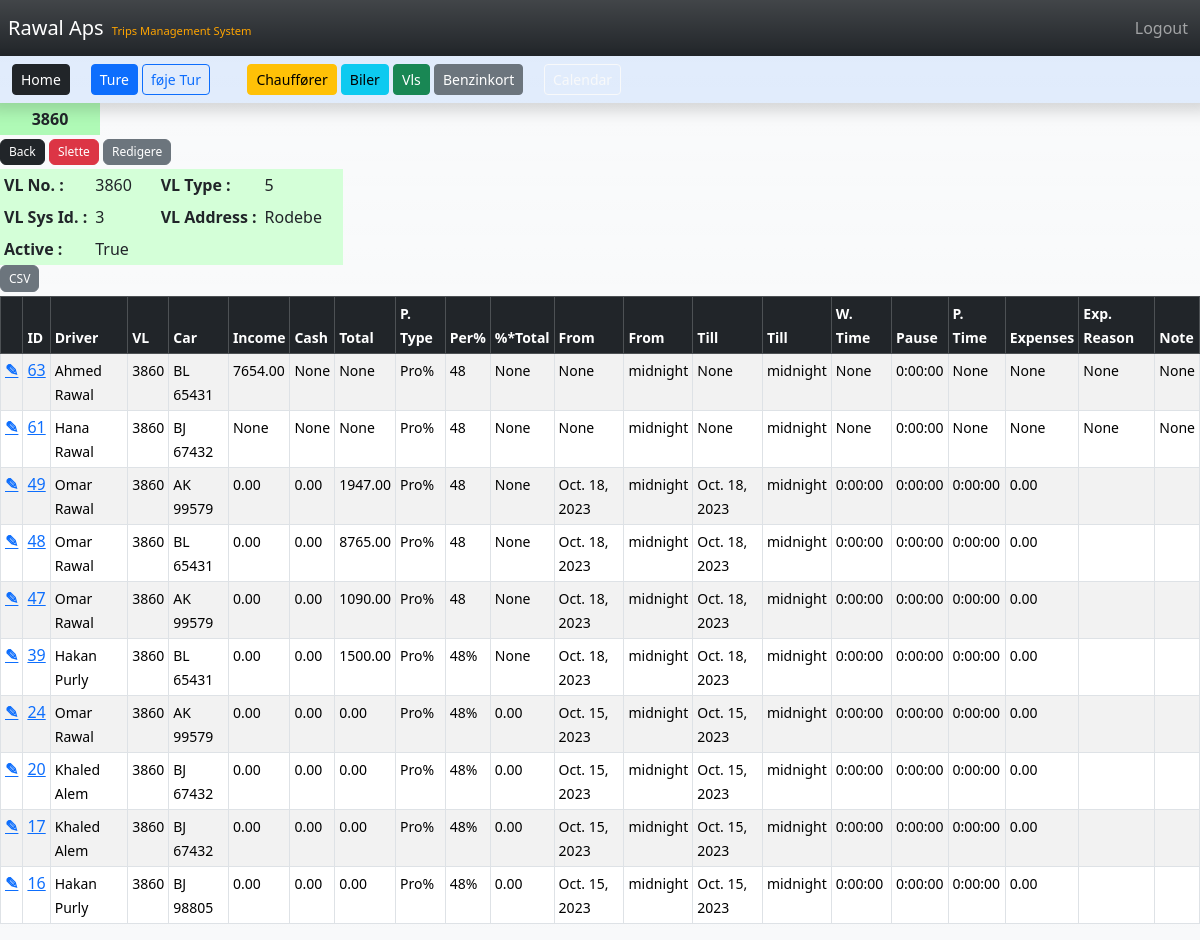
Before: /vl/2 (signed in) with the older database file.
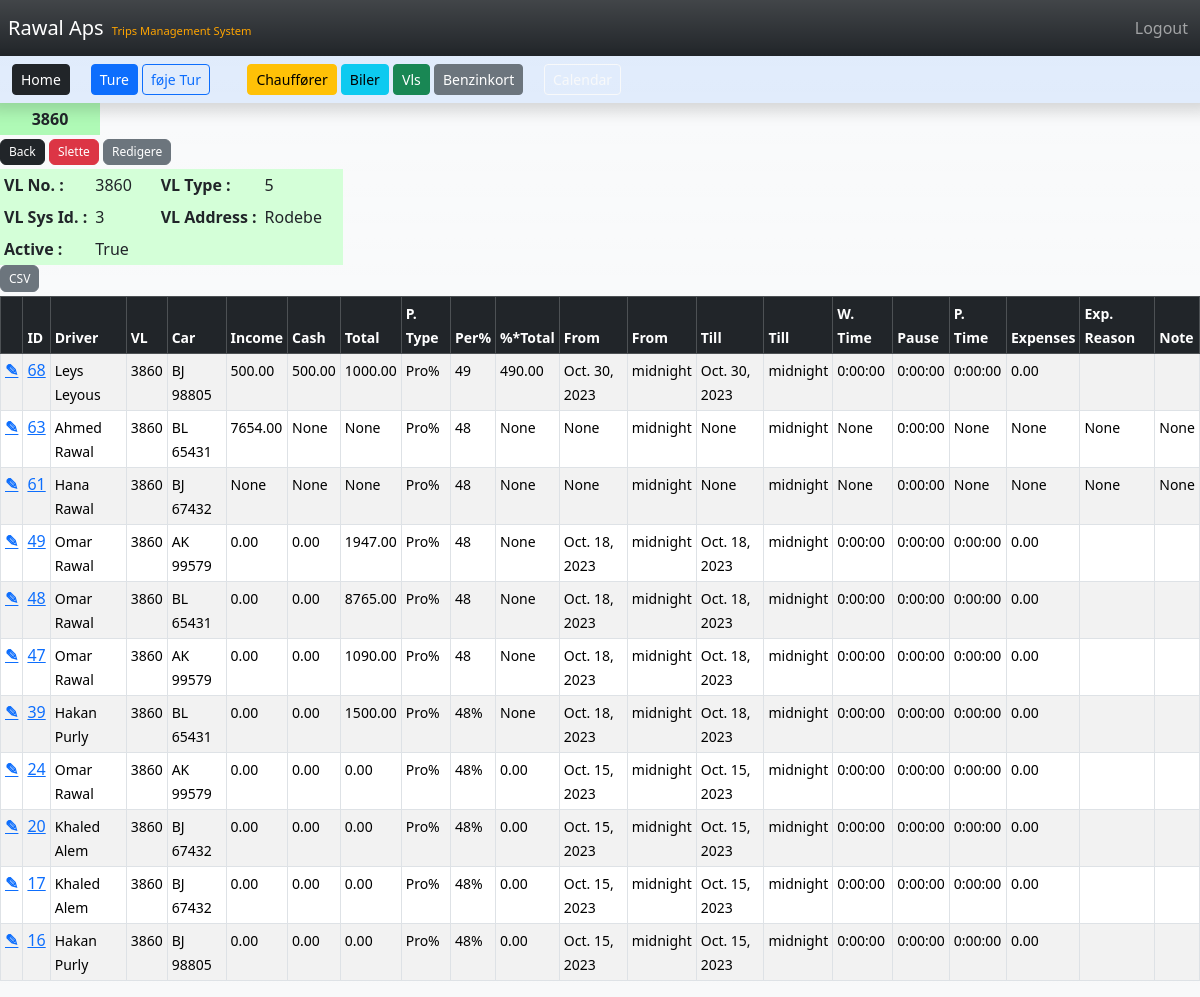
After: the same page with the newer database file.
### TMS/models.py (models this page shows, shortened)
class VL(models.Model):
	vlnr = models.CharField(max_length=8)
	TYPE_CHOICES = [
		("1", "1"),
		("2", "2"),
		("3", "3"),
		("4", "4"),
		("5", "5"),
		("6", "6"),
		("7", "7"),
		("8", "8"),
		("9", "9"),
		("10", "10"),
	]
	vltype = models.CharField(choices=TYPE_CHOICES,default="5",blank=True,null=True,max_length=8)
	vlid = models.CharField(blank=True,null=True,max_length=8)
	vladdress = models.CharField(blank=True,null=True,max_length=100)
	is_active = models.BooleanField()
	created_at = models.DateTimeField(auto_now_add=True)
	def __str__(self):
		return(f"{self.vlnr}")

class Trip(models.Model):
	driver = models.ForeignKey(Driver,blank=True,null=True,max_length=25,on_delete=models.DO_NOTHING)
	vl = models.ForeignKey(VL,blank=True,null=True,max_length=8, on_delete=models.DO_NOTHING)
	car = models.ForeignKey(Car,blank=True,null=True,max_length=10, on_delete=models.DO_NOTHING)
	income = models.DecimalField(blank=True,null=True,max_digits=6, decimal_places=2)
	cash = models.DecimalField(blank=True,null=True,max_digits=6, decimal_places=2)
	total = models.DecimalField(blank=True,null=True,max_digits=6, decimal_places=2)
	PAYMENT_TYPE_CHOICES = [
     	("Pro%", "Pro%"),
		("Tid", "Tid"),
	]
	p_type = models.CharField(choices=PAYMENT_TYPE_CHOICES,default="Pro%",blank=True,null=True,max_length=5)
	PERCENT_CHOICES = [
		(48, 48),
		(49, 49),
  		(50, 50),
		(51, 51),
  		(52, 52),
		(53, 53),
  		(54, 54),
		(55, 55),
	]
	percent = models.IntegerField(choices=PERCENT_CHOICES,default="48",blank=True,null=True)
	per_total = models.DecimalField(blank=True,null=True,max_digits=6, decimal_places=2)
	fromd = models.DateField(blank=True,null=True)
	fromt = models.TimeField(blank=True,null=True,default="00:00")
	tilld = models.DateField(blank=True,null=True)
	tillt = models.TimeField(blank=True,null=True,default="00:00")
	work_time = models.DurationField(blank=True,null=True,)
	pause = models.DurationField(blank=True,null=True,default="00:00")
	p_time = models.DurationField(blank=True,null=True,)
	expenses = models.DecimalField(blank=True,null=True,max_digits=6, decimal_places=2)
	exp_reason = models.CharField(blank=True,null=True,max_length=100)
	note = models.CharField(blank=True,null=True,max_length=100)
	created_at = models.DateTimeField(auto_now_add=True)

class Driver(models.Model):
	fname = models.CharField(max_length=25)
	lname =  models.CharField(max_length=25)
	short = models.CharField(max_length=25)
	mobile = models.CharField(max_length=15)
	email =  models.EmailField(max_length=50)
	cpr = models.CharField(max_length=15)
	address = models.CharField(max_length=100)
	bank_reg = models.CharField(max_length=10)
	bank_account = models.CharField(max_length=20)
	POSITION_CHOICES = [
        ("Chauffør", "Chauffør"),
        ("Assistent", "Assistent"),
    ]
	position = models.CharField(choices=POSITION_CHOICES,default="Chauffør",max_length=15) #DDL Lookup
	fcard = models.ForeignKey(FCard,blank=True,null=True,max_length=10,on_delete=models.DO_NOTHING) #DDL
	start = models.DateField(blank=True, null=True)
	end = models.DateField(blank=True,null=True)
	is_active = models.BooleanField()
	created_at = models.DateTimeField(auto_now_add=True)
	def __str__(self):
		return(f"{self.short}")

class Car(models.Model):
	make = models.CharField(max_length=15)
	model =  models.CharField(max_length=15)
	YEAR_CHOICES = [
		("19", "2019"),
		("20", "2020"),
		("21", "2021"),
		("22", "2022"),
		("23", "2023"),
		("24", "2024"),
		("25", "2025"),
		("26", "2026"),
		("27", "2027"),
		("28", "2028"),
		("29", "2029"),
		("30", "2030"),
	]
	year =  models.CharField(choices=YEAR_CHOICES,default="23",max_length=15)
	short =  models.CharField(max_length=20)
	plate =  models.CharField(max_length=20)
	SIZE_CHOICES = [
		("Stor", "Stor"),
		("Mellem", "Mellem"),
		("Lille", "Lille"),
	]
	size =  models.CharField(choices=SIZE_CHOICES,default="Lille",blank=True,null=True,max_length=10)
	mobile =  models.CharField(blank=True,null=True,max_length=10)
	reg_nr =  models.CharField(blank=True,null=True,max_length=10)
	reg_first =  models.DateField(blank=True,null=True,)
	reg_due =  models.DateField(blank=True,null=True,)
	stairs_due =  models.DateField(blank=True,null=True,)
	lift_due =  models.DateField(blank=True,null=True,)
	tires_due =  models.DateField(blank=True,null=True,)
	fcard = models.ForeignKey(FCard,blank=True,null=True,max_length=10,on_delete=models.DO_NOTHING) #DDL
	created_at = models.DateTimeField(auto_now_add=True)
	def __str__(self):
		return(f"{self.plate}")

### TMS/views.py (the view)
# urls.py: path('vl/<int:pk>', views.vl_record, name='vl'),
def vl_record(request, pk):
    if request.user.is_authenticated:
        vl_record = VL.objects.get(id=pk)
        trips = Trip.objects.filter(vl=vl_record.id).order_by('-id')
        return render(request, 'vl.html', {'vl_record': vl_record, 'trips': trips})
    else:
        messages.success(request, "You Must Be Logged In To View That Page...")
        return redirect('home')

### TMS/templates/vl.html (shortened to what this page needs)
{% extends 'base.html' %}
{% block content %}
  {% if user.is_authenticated %}
    <div class="col-1 text-center mb-1 p-1"   style="background-color: #affab6 ">
        <strong>
            {{ vl_record.vlnr }}
        </strong>
    </div>
    <div>
        <a href="{% url 'vls' %}" class="mb-1 btn btn-dark" style="--bs-btn-padding-y: .20rem; --bs-btn-padding-x: .5rem; --bs-btn-font-size: .75rem;">Back</a>
        <a href="{% url 'delete_vl' vl_record.id %}" class="mb-1 btn btn-danger" style="--bs-btn-padding-y: .20rem; --bs-btn-padding-x: .5rem; --bs-btn-font-size: .75rem;">Slette</a>
        <a href="{% url 'update_vl' vl_record.id %}" class="mb-1 btn btn-secondary" style="--bs-btn-padding-y: .20rem; --bs-btn-padding-x: .5rem; --bs-btn-font-size: .75rem;">Redigere</a>
    </div>
    <div class="table-responsive">
        <table class="table-sm " style="background-color: #d4ffd8">
            <tbody>
            <tr>
                <th scope="row">VL No. :</th>
                <td > {{ vl_record.vlnr }} &nbsp;&nbsp;&nbsp;&nbsp; </td>
                <th scope="row">VL Type :</th>
                <td>{{ vl_record.vltype }} &nbsp;&nbsp;&nbsp;&nbsp;</td>
            </tr>
            <tr>
                <th scope="row">VL Sys Id. :</th>
                <td>{{ vl_record.vlid }} &nbsp;&nbsp;&nbsp;&nbsp;</td>
                <th scope="row">VL Address :</th>
                <td>{{ vl_record.vladdress }}&nbsp;&nbsp;&nbsp;&nbsp;</td>
            </tr>
            <tr>
                <th scope="row">Active : </th>
                <td>{{ vl_record.is_active }}&nbsp;&nbsp;&nbsp;&nbsp;</td>
            </tr>
                </tbody>
            </table>
    <div>
        <a href="{% url 'vtrips_csv' vl_record.id %}" class="mb-1 btn btn-secondary" style="--bs-btn-padding-y: .20rem; --bs-btn-padding-x: .5rem; --bs-btn-font-size: .75rem;">CSV</a>
        <div class=" table-responsive-sm ">
            <table class="table table-responsive table-sm table-striped table-hover table-bordered">
                <thead class="table-dark">
                    <tr class="flex-row responsive">
                        <th ><small></small></th>
                        <th ><small>ID</small></th>
                        <th ><small>Driver</small></th>
                        <th ><small>VL</small></th>
                        <th ><small>Car</small></th>
                        <th ><small>Income</small></th>
                        <th ><small>Cash</small></th>
                        <th ><small>Total</small></th>
                        <th ><small>P. Type</small></th>
                        <th ><small>Per%</small></th>
                        <th ><small>%*Total</small></th>
                        <th ><small>From</small></th>
                        <th ><small>From</small></th>
                        <th ><small>Till</small></th>
                        <th ><small>Till</small></th>
                        <th ><small>W. Time</small></th>
                        <th ><small>Pause</small></th>
                        <th ><small>P. Time</small></th>
                        <th ><small>Expenses</small></th>
                        <th ><small>Exp. Reason</small></th>
                        <th ><small>Note</small></th>
                    </tr>
                </thead>
                <tbody>
                    {% if trips %}
                        {% for trip in trips %}
                            <tr class="flex-row responsive flex-grow-1">
                                <th >
                                <a href="{% url 'update_trip' trip.id %}"> ✎ </a>
                                </th>
                                <td><a href="{% url 'trip' trip.id %}">{{ trip.id }}</a></td>
                                <td><small> {{ trip.driver }} </small></td>
                                <td><small> {{ trip.vl }} </small></td>
                                <td><small> {{ trip.car }} </small></td>
                                <td><small> {{ trip.income }} </small></td>
                                <td><small> {{ trip.cash }} </small></td>
                                <td><small> {{ trip.total }} </small></td>
                                <td><small> {{ trip.p_type }} </small></td>
                                <td><small> {{ trip.percent }} </small></td>
                                <td><small> {{ trip.per_total }} </small></td>
                                <td><small> {{ trip.fromd }} </small></td>
                                <td><small> {{ trip.fromt }} </small></td>
                                <td><small> {{ trip.tilld }} </small></td>
                                <td><small> {{ trip.tillt }} </small></td>
                                <td><small> {{ trip.work_time }} </small></td>
                                <td><small> {{ trip.pause }} </small></td>
                                <td><small> {{ trip.p_time }} </small></td>
                                <td><small> {{ trip.expenses }} </small></td>
                                <td><small> {{ trip.exp_reason }} </small></td>
                                <td><small> {{ trip.note }} </small></td>
                            </tr>
                        {% endfor %}
                    {% endif %}
                </tbody>
            </table>
        </div>
  {% endif %}
{% endblock %}

### TMS/templates/base.html (shortened to what this page needs)
<!doctype html>
<html lang="en">
  <head>
    <link href="https://cdn.jsdelivr.net/npm/bootstrap@5.3.2/dist/css/bootstrap.min.css" rel="stylesheet">
  </head>
  <body class="bg-light bg-gradient">
    {% include 'navbar.html' %}
      {% block content %}
      {% endblock%}
    </body>
</html>

### TMS/templates/navbar.html (shortened to what this page needs)
    <div class="row navbar navbar-expand-lg navbar-dark bg-dark bg-gradient responsive">
        <div class="col">
          <a class="navbar-brand  ms-2 me-1" href="{% url 'home' %}">Rawal Aps</a>
          <a style="color:orange ;--bs-btn-padding-y: .10rem; --bs-btn-padding-x: .1rem; --bs-btn-font-size: .72rem;font-size: .70rem">Trips Management System</a>
        </div>
      <div class="col">
        <div class= "collapse navbar-collapse " id="navbarSupportedContent">
          <ul class="navbar-nav ms-auto mb-2 mb-lg-0 ">
            {% if user.is_authenticated %}
            <li class="nav-item ms-2 me-1">
                <a class="nav-link "  href="{% url 'logout' %}">Logout</a>
            </li>
            {% endif %}
          </ul>
        </div>
      </div>
    </div>
  {% if user.is_authenticated %}
  <nav class="row navbar navbar-expand-lg bg-primary bg-opacity-10 responsive  shadow " >
      <div class=" container-fluid">
        <div class="container-fluid justify-content-start">
            <button class="btn btn-sm btn-dark" type="button">
              <a class="nav-link " href="{% url 'home' %}">Home</a>
            </button>
            <button class="btn btn-sm btn-primary " type="button">
              <a class="nav-link" href="{% url 'trips' %}">Ture</a>
            </button>
            <button class="btn btn-sm btn-outline-primary "  type="button">
              <a class="nav-link" href="{% url 'add_trip' %}">føje Tur</a>
            </button>
            <button class="btn btn-sm btn-warning" type="button">
              <a class="nav-link" href="{% url 'drivers' %}">Chauffører</a>
            </button>
            <button class="btn btn-sm btn-info" type="button">
              <a class="nav-link" href="{% url 'cars' %}">Biler</a>
            </button>
            <button class="btn btn-sm btn-success " type="button">
              <a class="nav-link" href="{% url 'vls' %}">Vls</a>
            </button>
            <button class="btn btn-sm btn btn-secondary" type="button">
              <a class="nav-link" href="{% url 'fcards' %}">Benzinkort</a>
            </button>
            <button class="btn btn-sm btn btn-outline-light" type="button">
              <a class="nav-link" >Calendar</a>
            </button>
        </div>
      </div>
  </nav>
   {% endif %}

Changed rows visible on the page:
added Trip: id "68", driver "Leys Leyous", vl "3860", car "BJ 98805", income "500.00", cash "500.00", total "1000.00", p_type "Pro%", percent "49", per_total "490.00", fromd "Oct. 30, 2023", fromt "midnight", tilld "Oct. 30, 2023", tillt "midnight", work_time "0:00:00", pause "0:00:00", p_time "0:00:00", expenses "0.00"
